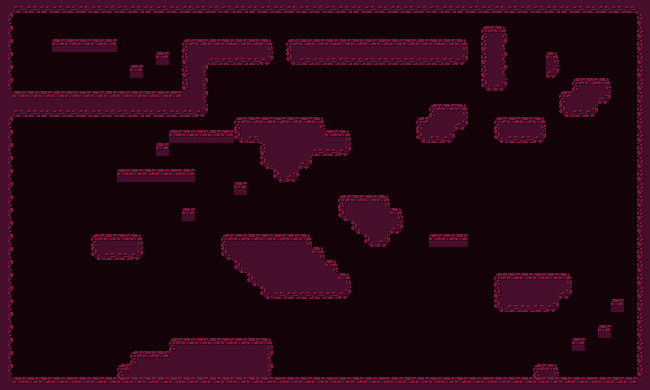

A 2D game scene composited from a Tiled map and its tileset images. What follows is a short description and the map's XML, with each tile layer's data collapsed to a summary:
An orthogonal 50x30 tile map with 13x13 px tiles, 1 tile layer (Tile Layer 1), 7 tilesets and 42 objects.

<map version="1.10" tiledversion="1.11.2" orientation="orthogonal" renderorder="right-down" width="50" height="30" tilewidth="13" tileheight="13" infinite="0" nextlayerid="7" nextobjectid="64">
 <tileset firstgid="1" source="../images/tilesets/door.tsx" />
 <tileset firstgid="2" source="../images/tilesets/ground.tsx" />
 <tileset firstgid="12" source="../images/tilesets/lamp.tsx" />
 <tileset firstgid="13" source="../images/tilesets/mana.tsx" />
 <tileset firstgid="14" source="../images/tilesets/tables.tsx" />
 <tileset firstgid="16" source="../images/tilesets/torches.tsx" />
 <tileset firstgid="18" source="../images/tilesets/wall.tsx" />
 <layer id="1" name="Tile Layer 1" width="50" height="30">
  <data>[1500 cells, 1500 non-empty, 10 distinct tile ids]</data>
 </layer>
 <objectgroup id="2" name="door">
  <object id="1" gid="1" x="55.25" y="38.75" width="12" height="18" />
 </objectgroup>
 <objectgroup id="3" name="lights">
  <object id="60" gid="12" x="239" y="96.1818" width="24" height="31" />
  <object id="61" gid="12" x="104.625" y="290.75" width="24" height="31" />
  <object id="62" gid="16" x="507.273" y="69" width="10" height="12" />
 </objectgroup>
 <objectgroup id="6" name="spawn_point">
  <object id="63" gid="11" x="39.75" y="342.25" width="13" height="13" />
 </objectgroup>
 <objectgroup id="4" name="collisions">
  <object id="14" gid="18" x="273" y="195" width="13" height="13" />
  <object id="15" gid="18" x="286" y="195" width="13" height="13" />
  <object id="16" gid="19" x="286" y="208" width="13" height="13" />
  <object id="17" gid="19" x="286" y="208" width="13" height="13" />
  <object id="18" gid="19" x="273" y="208" width="13" height="13" />
  <object id="19" gid="19" x="273" y="221" width="13" height="13" />
  <object id="20" gid="19" x="286" y="221" width="13" height="13" />
  <object id="21" gid="19" x="286" y="234" width="13" height="13" />
  <object id="22" gid="19" x="273" y="234" width="13" height="13" />
  <object id="23" gid="19" x="273" y="312" width="13" height="13" />
  <object id="24" gid="19" x="286" y="312" width="13" height="13" />
  <object id="25" gid="19" x="286" y="325" width="13" height="13" />
  <object id="26" gid="19" x="273" y="325" width="13" height="13" />
  <object id="27" gid="19" x="273" y="338" width="13" height="13" />
  <object id="28" gid="19" x="286" y="338" width="13" height="13" />
  <object id="29" gid="19" x="286" y="351" width="13" height="13" />
  <object id="30" gid="19" x="273" y="351" width="13" height="13" />
  <object id="31" gid="19" x="273" y="364" width="13" height="13" />
  <object id="32" gid="19" x="286" y="364" width="13" height="13" />
  <object id="35" gid="20" x="286" y="377" width="13" height="13" />
  <object id="36" gid="20" x="273" y="377" width="13" height="13" />
  <object id="44" gid="18" x="442" y="260" width="13" height="13" />
  <object id="45" gid="19" x="442" y="273" width="13" height="13" />
  <object id="46" gid="19" x="442" y="286" width="13" height="13" />
  <object id="47" gid="19" x="442" y="299" width="13" height="13" />
  <object id="48" gid="19" x="442" y="312" width="13" height="13" />
  <object id="49" gid="19" x="442" y="325" width="13" height="13" />
  <object id="50" gid="19" x="442" y="364" width="13" height="13" />
  <object id="51" gid="19" x="442" y="338" width="13" height="13" />
  <object id="52" gid="19" x="442" y="351" width="13" height="13" />
  <object id="53" gid="20" x="442" y="377" width="13" height="13" />
  <object id="54" gid="14" x="351" y="195" width="25" height="12" />
  <object id="55" gid="14" x="65" y="377" width="25" height="12" />
 </objectgroup>
 <objectgroup id="5" name="mana">
  <object id="2" gid="13" x="337" y="115" width="8" height="7" />
  <object id="3" gid="13" x="476" y="251.5" width="8" height="7" />
  <object id="4" gid="13" x="520.5" y="100" width="8" height="7" />
  <object id="5" gid="13" x="121" y="155.5" width="8" height="7" />
 </objectgroup>
</map>